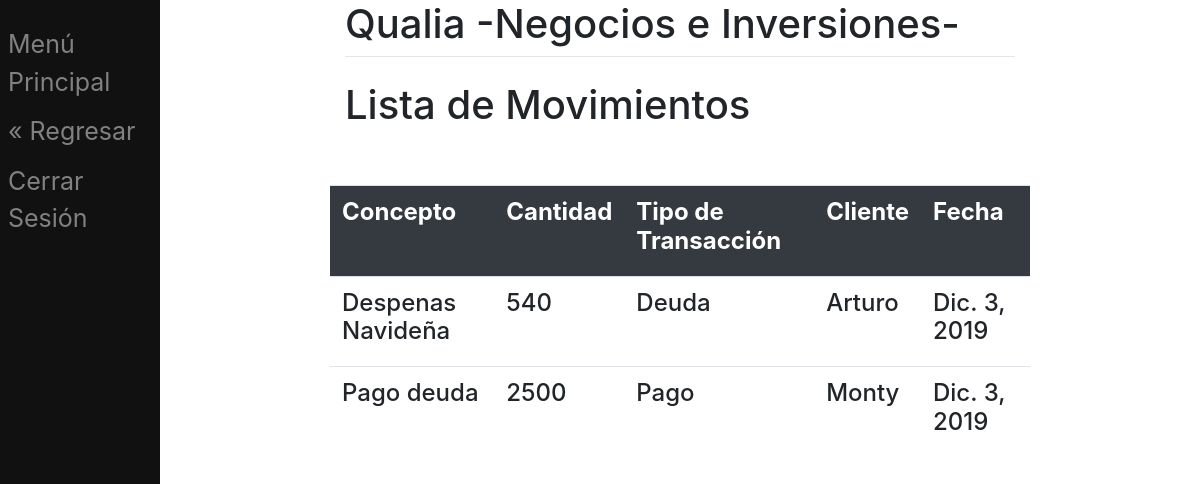
Screenshot of /consultaMovs/ (signed in) with the database file from the repository.
### QualiaII/models.py (models this page shows)
class tblMovimiento(models.Model):
    cantidad = models.IntegerField()
    concepto = models.CharField(max_length=50)
    fecha = models.DateField(auto_now_add=True)
    tipoTransaccion = models.ForeignKey(catTipoTransaccion, on_delete=models.CASCADE)
    cliente = models.ForeignKey(tblCliente, on_delete=models.CASCADE)

class catTipoTransaccion(models.Model):
    tipo = models.CharField(max_length=2)
    def __str__(self):
        return self.tipo

class tblCliente(models.Model):
    nombre = models.CharField(max_length=30)
    apellido = models.CharField(max_length=30)
    telefono = models.IntegerField()
    cuenta = models.IntegerField(default=0)
    def __str__(self):
        return self.nombre

### QualiaII/views.py (the view)
# urls.py: path("consultaMovs/", consultaMovs),
def consultaMovs(response):
    consulta = tblMovimiento.objects.all()
    return render(response, "ConsultaMovs.html", {"consulta":consulta, "condicion":True})

### QualiaII/Templates/ConsultaMovs.html (shortened to what this page needs)
{% extends "Base.html" %}
{% block content %}
    <h1>Lista de Movimientos</h1>
    <br><br>
    <div class="row" align="center">
        <table class = "table">
            <thead class = "thead-dark">
                <tr class="text-white bg-dark">
                    <td scope="col"><h4><strong>Concepto</strong></h4></td>
                    <td scope="col"><h4><strong>Cantidad</strong></h4></td>
                    <td scope="col"><h4><strong>Tipo de Transacción</strong></h4></td>
                    <td scope="col"><h4><strong>Cliente</strong></h4></td>
                    <td scope="col"><h4><strong>Fecha</strong></h4></td>
                </tr>
            </thead>
            <tbody>
                {% if condicion %}
                    {% for condicion in consulta %}
                <tr>
                    <td><h4>{{condicion.concepto}}</h4></td>
                    <td><h4>{{condicion.cantidad}}</h4></td>
                    <td><h4>{{condicion.tipoTransaccion}}</h4></td>
                    <td><h4>{{condicion.cliente}}</h4></td>
                    <td><h4>{{condicion.fecha}}</h4></td>
                </tr>
                    {% endfor %}
                {% endif %}
        </table>
    </div>
{% endblock %}

### rows the page displays
tblMovimiento: concepto "Despenas Navideña", cantidad "540", tipoTransaccion "Deuda", cliente "Arturo", fecha "Dic. 3, 2019"
tblMovimiento: concepto "Pago deuda", cantidad "2500", tipoTransaccion "Pago", cliente "Monty", fecha "Dic. 3, 2019"
